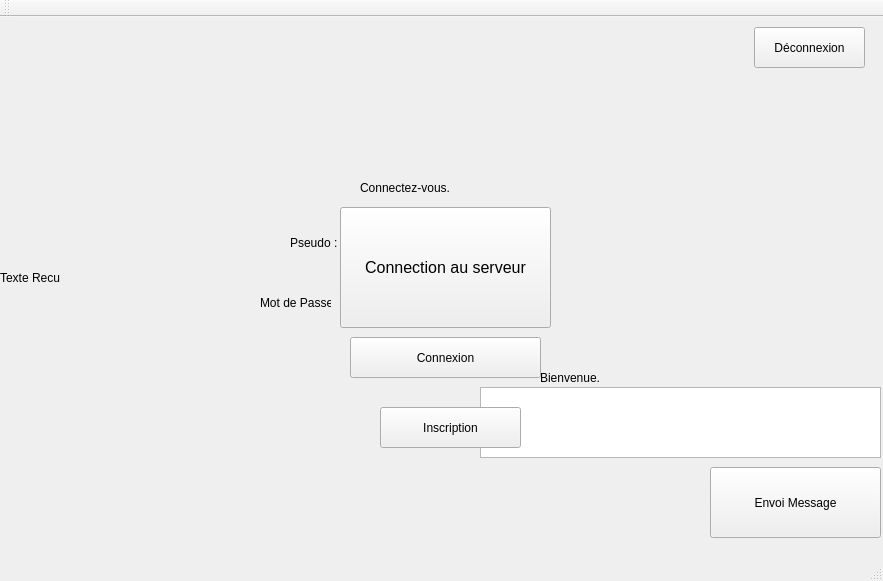
<?xml version="1.0" encoding="UTF-8"?>
<ui version="4.0">
 <class>ClientQTClass</class>
 <widget class="QMainWindow" name="ClientQTClass">
  <property name="geometry">
   <rect>
    <x>0</x>
    <y>0</y>
    <width>883</width>
    <height>581</height>
   </rect>
  </property>
  <property name="windowTitle">
   <string>ClientQT</string>
  </property>
  <widget class="QWidget" name="centralWidget">
   <widget class="QPushButton" name="envoieMessage">
    <property name="geometry">
     <rect>
      <x>710</x>
      <y>450</y>
      <width>171</width>
      <height>71</height>
     </rect>
    </property>
    <property name="text">
     <string>Envoi Message</string>
    </property>
   </widget>
   <widget class="QPlainTextEdit" name="texteAEnvoyer">
    <property name="geometry">
     <rect>
      <x>480</x>
      <y>370</y>
      <width>401</width>
      <height>71</height>
     </rect>
    </property>
   </widget>
   <widget class="QLabel" name="InfoConnection">
    <property name="geometry">
     <rect>
      <x>620</x>
      <y>290</y>
      <width>251</width>
      <height>51</height>
     </rect>
    </property>
    <property name="text">
     <string/>
    </property>
   </widget>
   <widget class="QLabel" name="texteRecu">
    <property name="geometry">
     <rect>
      <x>0</x>
      <y>0</y>
      <width>461</width>
      <height>521</height>
     </rect>
    </property>
    <property name="text">
     <string>Texte Recu</string>
    </property>
   </widget>
   <widget class="QLabel" name="connectVous">
    <property name="geometry">
     <rect>
      <x>360</x>
      <y>140</y>
      <width>171</width>
      <height>61</height>
     </rect>
    </property>
    <property name="text">
     <string>Connectez-vous.</string>
    </property>
   </widget>
   <widget class="QLineEdit" name="linePseudo">
    <property name="geometry">
     <rect>
      <x>360</x>
      <y>210</y>
      <width>171</width>
      <height>31</height>
     </rect>
    </property>
   </widget>
   <widget class="QLineEdit" name="lineMdP">
    <property name="geometry">
     <rect>
      <x>360</x>
      <y>270</y>
      <width>171</width>
      <height>31</height>
     </rect>
    </property>
    <property name="contextMenuPolicy">
     <enum>Qt::DefaultContextMenu</enum>
    </property>
    <property name="echoMode">
     <enum>QLineEdit::Password</enum>
    </property>
   </widget>
   <widget class="QLabel" name="labelPseudo">
    <property name="geometry">
     <rect>
      <x>290</x>
      <y>210</y>
      <width>51</width>
      <height>31</height>
     </rect>
    </property>
    <property name="text">
     <string>Pseudo : </string>
    </property>
   </widget>
   <widget class="QLabel" name="labelMdP">
    <property name="geometry">
     <rect>
      <x>260</x>
      <y>270</y>
      <width>71</width>
      <height>31</height>
     </rect>
    </property>
    <property name="text">
     <string>Mot de Passe : </string>
    </property>
   </widget>
   <widget class="QPushButton" name="envoieInfoLogin">
    <property name="geometry">
     <rect>
      <x>350</x>
      <y>320</y>
      <width>191</width>
      <height>41</height>
     </rect>
    </property>
    <property name="font">
     <font>
      <weight>50</weight>
      <italic>false</italic>
      <bold>false</bold>
      <kerning>true</kerning>
     </font>
    </property>
    <property name="text">
     <string>Connexion</string>
    </property>
   </widget>
   <widget class="QPushButton" name="buttonDeconnexion">
    <property name="geometry">
     <rect>
      <x>754</x>
      <y>10</y>
      <width>111</width>
      <height>41</height>
     </rect>
    </property>
    <property name="text">
     <string>Déconnexion</string>
    </property>
   </widget>
   <widget class="QLabel" name="labelBienvenueX">
    <property name="geometry">
     <rect>
      <x>540</x>
      <y>350</y>
      <width>331</width>
      <height>21</height>
     </rect>
    </property>
    <property name="text">
     <string>Bienvenue.</string>
    </property>
   </widget>
   <widget class="QPushButton" name="buttonConnexionServeur">
    <property name="geometry">
     <rect>
      <x>340</x>
      <y>190</y>
      <width>211</width>
      <height>121</height>
     </rect>
    </property>
    <property name="font">
     <font>
      <pointsize>12</pointsize>
      <weight>50</weight>
      <bold>false</bold>
     </font>
    </property>
    <property name="text">
     <string>Connection au serveur</string>
    </property>
   </widget>
   <widget class="QLabel" name="infoServeur">
    <property name="geometry">
     <rect>
      <x>260</x>
      <y>320</y>
      <width>401</width>
      <height>21</height>
     </rect>
    </property>
    <property name="text">
     <string/>
    </property>
   </widget>
   <widget class="QPushButton" name="buttonRedirectCreationUser">
    <property name="geometry">
     <rect>
      <x>404</x>
      <y>390</y>
      <width>91</width>
      <height>31</height>
     </rect>
    </property>
    <property name="text">
     <string>Inscrit-Toi</string>
    </property>
   </widget>
   <widget class="QLineEdit" name="linePseudoInscription">
    <property name="geometry">
     <rect>
      <x>360</x>
      <y>210</y>
      <width>171</width>
      <height>31</height>
     </rect>
    </property>
   </widget>
   <widget class="QLineEdit" name="lineMdPInscription">
    <property name="geometry">
     <rect>
      <x>360</x>
      <y>270</y>
      <width>171</width>
      <height>31</height>
     </rect>
    </property>
   </widget>
   <widget class="QPushButton" name="inscriptionCompte">
    <property name="geometry">
     <rect>
      <x>380</x>
      <y>390</y>
      <width>141</width>
      <height>41</height>
     </rect>
    </property>
    <property name="text">
     <string>Inscription</string>
    </property>
   </widget>
   <zorder>envoieMessage</zorder>
   <zorder>texteAEnvoyer</zorder>
   <zorder>InfoConnection</zorder>
   <zorder>texteRecu</zorder>
   <zorder>connectVous</zorder>
   <zorder>linePseudo</zorder>
   <zorder>lineMdP</zorder>
   <zorder>labelPseudo</zorder>
   <zorder>labelMdP</zorder>
   <zorder>envoieInfoLogin</zorder>
   <zorder>buttonDeconnexion</zorder>
   <zorder>labelBienvenueX</zorder>
   <zorder>infoServeur</zorder>
   <zorder>buttonRedirectCreationUser</zorder>
   <zorder>linePseudoInscription</zorder>
   <zorder>lineMdPInscription</zorder>
   <zorder>buttonConnexionServeur</zorder>
   <zorder>inscriptionCompte</zorder>
  </widget>
  <widget class="QMenuBar" name="menuBar">
   <property name="geometry">
    <rect>
     <x>0</x>
     <y>0</y>
     <width>883</width>
     <height>21</height>
    </rect>
   </property>
  </widget>
  <widget class="QToolBar" name="mainToolBar">
   <attribute name="toolBarArea">
    <enum>TopToolBarArea</enum>
   </attribute>
   <attribute name="toolBarBreak">
    <bool>false</bool>
   </attribute>
  </widget>
  <widget class="QStatusBar" name="statusBar"/>
 </widget>
 <layoutdefault spacing="6" margin="11"/>
 <resources>
  <include location="ClientQT.qrc"/>
 </resources>
 <connections>
  <connection>
   <sender>envoieInfoLogin</sender>
   <signal>clicked()</signal>
   <receiver>ClientQTClass</receiver>
   <slot>envoieInfoConnexion()</slot>
   <hints>
    <hint type="sourcelabel">
     <x>375</x>
     <y>343</y>
    </hint>
    <hint type="destinationlabel">
     <x>439</x>
     <y>290</y>
    </hint>
   </hints>
  </connection>
  <connection>
   <sender>buttonDeconnexion</sender>
   <signal>clicked()</signal>
   <receiver>ClientQTClass</receiver>
   <slot>deconnexion()</slot>
   <hints>
    <hint type="sourcelabel">
     <x>809</x>
     <y>63</y>
    </hint>
    <hint type="destinationlabel">
     <x>439</x>
     <y>290</y>
    </hint>
   </hints>
  </connection>
  <connection>
   <sender>envoieMessage</sender>
   <signal>clicked()</signal>
   <receiver>ClientQTClass</receiver>
   <slot>connexionServeur()</slot>
   <hints>
    <hint type="sourcelabel">
     <x>785</x>
     <y>518</y>
    </hint>
    <hint type="destinationlabel">
     <x>441</x>
     <y>290</y>
    </hint>
   </hints>
  </connection>
  <connection>
   <sender>buttonRedirectCreationUser</sender>
   <signal>clicked()</signal>
   <receiver>ClientQTClass</receiver>
   <slot>redirectInscription()</slot>
   <hints>
    <hint type="sourcelabel">
     <x>449</x>
     <y>438</y>
    </hint>
    <hint type="destinationlabel">
     <x>441</x>
     <y>290</y>
    </hint>
   </hints>
  </connection>
 </connections>
 <slots>
  <slot>connectionClientServeur()</slot>
  <slot>envoieInfoConnexion()</slot>
  <slot>deconnexion()</slot>
  <slot>connexionServeur()</slot>
  <slot>redirectInscription()</slot>
 </slots>
</ui>
